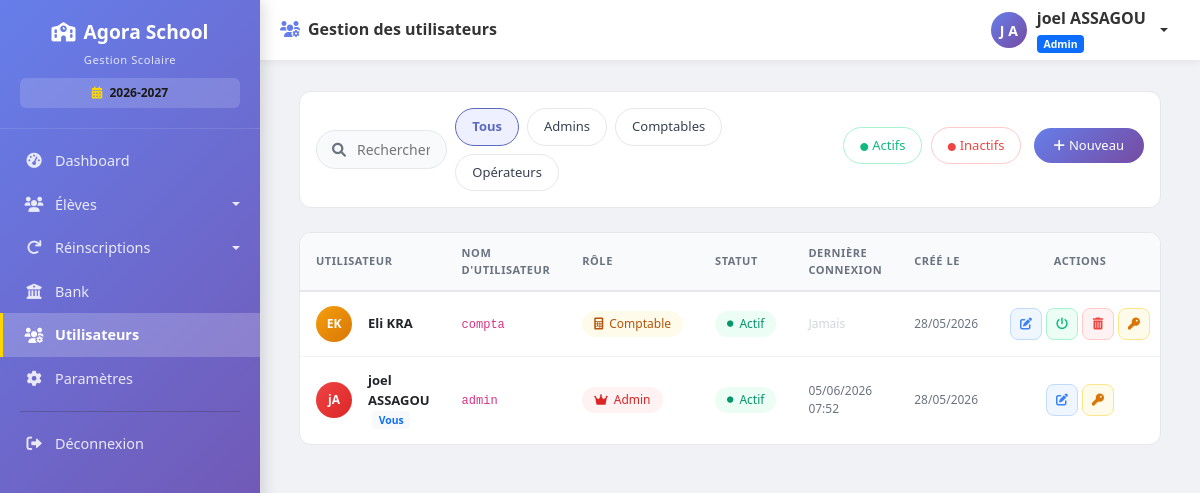
/utilisateurs (signed in), run on an earlier commit of the app's database.
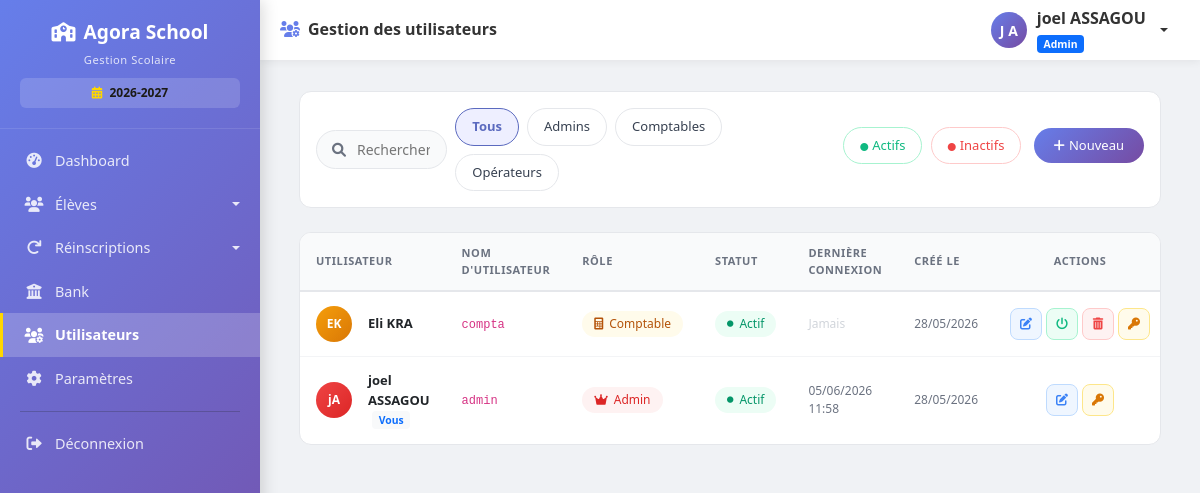
And on a later commit of the database.
### models.py (models this page shows, shortened)
class User(UserMixin, db.Model):
    __tablename__ = 'users'
    id = db.Column(db.Integer, primary_key=True)
    username = db.Column(db.String(80), unique=True, nullable=False, index=True)
    password_hash = db.Column(db.String(200), nullable=False)
    nom = db.Column(db.String(100), nullable=False)
    prenom = db.Column(db.String(100), nullable=False)
    role = db.Column(db.String(20), default='user')  # admin, comptable, user
    actif = db.Column(db.Boolean, default=True)
    created_at = db.Column(db.DateTime, default=datetime.utcnow)
    last_login = db.Column(db.DateTime, nullable=True)
    @property
    def nom_complet(self):
        return f"{self.prenom} {self.nom}"

### routes.py (the view)
@app.route('/utilisateurs')
@login_required
@admin_required
def liste_utilisateurs():
    utilisateurs = User.query.order_by(User.created_at.desc()).all()
    total_users = len(utilisateurs)
    total_admins = User.query.filter_by(role='admin').count()
    total_comptables = User.query.filter_by(role='comptable').count()
    total_users_simple = User.query.filter_by(role='user').count()
    total_actifs = User.query.filter_by(actif=True).count()
    return render_template('utilisateurs/liste.html',
                         utilisateurs=utilisateurs,
                         total_users=total_users,
                         total_admins=total_admins,
                         total_comptables=total_comptables,
                         total_users_simple=total_users_simple,
                         total_actifs=total_actifs)

### app.py (called while the page is built)
@app.after_request
def close_db_connection(response):
    try:
        db.session.close()
    except:
        pass
    return response

### routes.py (called while the page is built)
@login_manager.user_loader
def load_user(user_id):
    return User.query.get(int(user_id))

def admin_required(f):
    @wraps(f)
    def decorated_function(*args, **kwargs):
        if not current_user.is_authenticated or current_user.role != 'admin':
            flash('Accès réservé aux administrateurs', 'danger')
            return redirect(url_for('liste_eleves'))
        return f(*args, **kwargs)
    return decorated_function

@app.context_processor
def injecter_parametres_ecole():
    try:
        params = Parametre.query.all()
        parametres = {p.cle: p.valeur for p in params}
    except:
        parametres = {}
    defaults = {
        'nom_ecole': 'GS LAUREADES',
        'devise': 'FCFA',
        'annee_scolaire': '2024-2025',
        'adresse_ecole': '',
        'telephone_ecole': '',
        'email_notification': ''
    }
    for key, value in defaults.items():
        if key not in parametres or not parametres[key]:
            parametres[key] = value
    return dict(parametres_ecole=parametres)

### templates/utilisateurs/liste.html (shortened to what the changed rows need)
{% extends "base.html" %}
{% block page_title %}
<i class="fas fa-users-cog me-2" style="color: #667eea;"></i>Gestion des utilisateurs
{% endblock %}
{% block content %}
<div class="container-fluid px-3 px-md-4 py-3">
    <div class="table-container">
        <div class="table-responsive">
            <table class="table-premium">
                <thead>
                    <tr>
                        <th>Utilisateur</th>
                        <th>Nom d'utilisateur</th>
                        <th>Rôle</th>
                        <th>Statut</th>
                        <th>Dernière connexion</th>
                        <th>Créé le</th>
                        <th class="text-center">Actions</th>
                    </tr>
                </thead>
                <tbody id="usersTableBody">
                    {% for user in utilisateurs %}
                    <tr data-role="{{ user.role }}" data-status="{{ 'active' if user.actif else 'inactive' }}">
                        <td>
                            <div class="d-flex align-items-center gap-3">
                                <div class="avatar-circle" style="background: {% if user.role == 'admin' %}linear-gradient(135deg, #ef4444, #dc2626){% elif user.role == 'comptable' %}linear-gradient(135deg, #f59e0b, #d97706){% else %}linear-gradient(135deg, #3b82f6, #2563eb){% endif %};">
                                    {{ user.prenom[0] }}{{ user.nom[0] }}
                                </div>
                                <div>
                                    <div style="font-weight:600; font-size:0.8125rem;">
                                        {{ user.nom_complet }}
                                        {% if user.id == current_user.id %}
                                        <span class="badge bg-light text-primary ms-1" style="font-size:0.65rem;">Vous</span>
                                        {% endif %}
                                    </div>
                                </div>
                            </div>
                        </td>
                        <td><code style="font-size:0.75rem;">{{ user.username }}</code></td>
                        <td>
                            {% if user.role == 'admin' %}
                            <span class="badge-role" style="background:#fef2f2; color:#dc2626;">
                                <i class="fas fa-crown"></i> Admin
                            </span>
                            {% elif user.role == 'comptable' %}
                            <span class="badge-role" style="background:#fffbeb; color:#b45309;">
                                <i class="fas fa-calculator"></i> Comptable
                            </span>
                            {% else %}
                            <span class="badge-role" style="background:#eff6ff; color:#2563eb;">
                                <i class="fas fa-user"></i> Opérateur
                            </span>
                            {% endif %}
                        </td>
                        <td>
                            {% if user.actif %}
                            <span class="badge-status" style="background:#ecfdf5; color:#059669;">
                                <i class="fas fa-circle" style="font-size:0.4rem;"></i> Actif
                            </span>
                            {% else %}
                            <span class="badge-status" style="background:#fef2f2; color:#dc2626;">
                                <i class="fas fa-circle" style="font-size:0.4rem;"></i> Inactif
                            </span>
                            {% endif %}
                        </td>
                        <td style="font-size:0.75rem; color:var(--gray-500);">
                            {% if user.last_login %}
                            {{ user.last_login.strftime('%d/%m/%Y %H:%M') }}
                            {% else %}
                            <span style="color:#d1d5db;">Jamais</span>
                            {% endif %}
                        </td>
                        <td style="font-size:0.75rem; color:var(--gray-500);">
                            {{ user.created_at.strftime('%d/%m/%Y') }}
                        </td>
                        <td>
                            <div class="d-flex justify-content-center gap-1">
                                <a href="{{ url_for('modifier_utilisateur', user_id=user.id) }}" class="btn-action btn-edit" title="Modifier">
                                    <i class="fas fa-edit"></i>
                                </a>
                                <a href="{{ url_for('reinitialiser_mot_de_passe', user_id=user.id) }}"
                                   class="btn-action btn-reset"
                                   title="Réinitialiser MDP"
                                   onclick="return confirm('Réinitialiser le mot de passe de {{ user.nom_complet }} ?')">
                                    <i class="fas fa-key"></i>
                                </a>
                            </div>
                        </td>
                    </tr>
                    {% endfor %}
                </tbody>
            </table>
        </div>
    </div>
</div>
{% endblock %}

### templates/base.html (shortened to what the changed rows need)
<!DOCTYPE html>
<html lang="fr">
<head>
    <link href="https://cdn.jsdelivr.net/npm/bootstrap@5.1.3/dist/css/bootstrap.min.css" rel="stylesheet">
    <link rel="stylesheet" href="https://cdnjs.cloudflare.com/ajax/libs/font-awesome/6.0.0/css/all.min.css">
    <link href="https://cdn.datatables.net/1.11.5/css/dataTables.bootstrap5.min.css" rel="stylesheet">
</head>
<body>
    <div class="app-layout">
        <main class="main-area">
            {% if current_user.is_authenticated %}
            <header class="topbar">
                <div class="d-flex align-items-center gap-2">
                    <h5>{% block page_title %}Gestion utilisateur{% endblock %}</h5>
                </div>
                <div class="dropdown">
                    <a href="#" class="user-dropdown dropdown-toggle" data-bs-toggle="dropdown" aria-label="Menu utilisateur">
                        <div class="user-avatar">
                            {{ current_user.prenom[0]|upper if current_user.prenom else current_user.username[0]|upper }}
                            {{ current_user.nom[0]|upper if current_user.nom else '' }}
                        </div>
                        <div class="d-none d-md-block text-start">
                            <strong>{{ current_user.nom_complet or current_user.username }}</strong>
                            <div>
                                <span class="badge bg-{{ 'primary' if current_user.role == 'admin' else 'warning' if current_user.role == 'comptable' else 'info' }}"
                                      style="font-size:0.65rem;">
                                    {{ current_user.role|capitalize }}
                                </span>
                            </div>
                        </div>
                    </a>
                </div>
            </header>
            {% endif %}
            <div class="page-content" id="pageContent">
                {% block content %}{% endblock %}
            </div>
        </main>
    </div>
</body>
</html>

What changed in the data, as far as the page shows it:
changed User "joel ASSAGOU": last_login "05/06/2026 07:52" → "05/06/2026 11:58"
